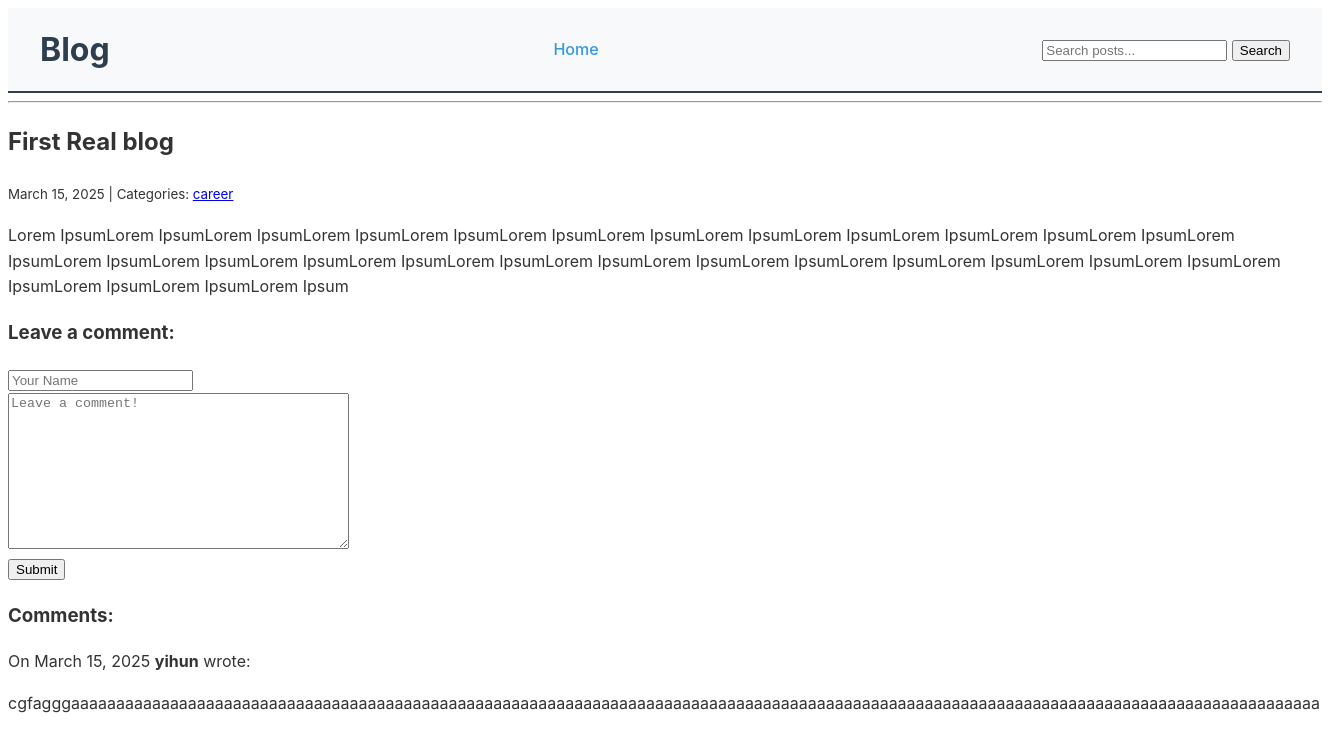
The app's page /post/4/, older data.
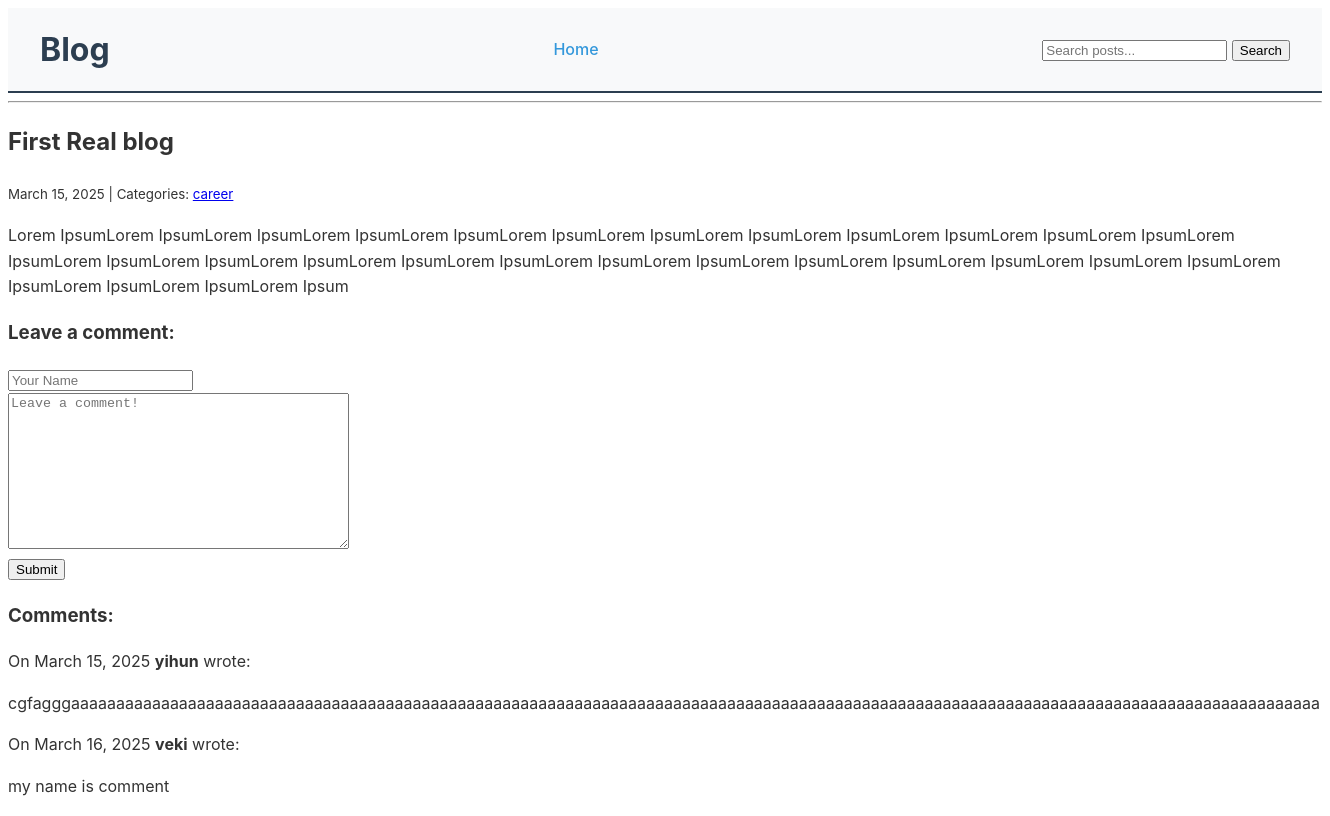
The same page, newer data.
### blog/models.py (models this page shows, shortened)
class Post(models.Model):
    title = models.CharField(max_length = 200)
    slug = models.SlugField(max_length=200, unique=True)
    author = models.ForeignKey(User, on_delete=models.CASCADE, related_name='blog_posts')
    body  = models.TextField()
    excerpt = models.TextField(max_length=500, blank=True)
    created_on = models.DateTimeField(auto_now_add=True)
    last_modified = models.DateTimeField(auto_now=True)
    categories = models.ManyToManyField("Category", related_name="posts")
    published = models.BooleanField(default=False)
    class Meta:
        ordering = ['-created_on']

class Category(models.Model):
    name = models.CharField(max_length = 30)
    class Meta:
        verbose_name_plural = "categories"

class Comment(models.Model):
    author = models.CharField(max_length = 30)
    body   = models.TextField()
    created_on = models.DateTimeField(auto_now_add=True)
    post = models.ForeignKey('Post',on_delete = models.CASCADE )

### blog/views.py (the view, shortened to what this page needs)
# urls.py: path("post/<int:pk>/", views.blog_detail, name="blog_detail"),
def blog_detail(request , pk):
    post = Post.objects.get( pk = pk)
    form = CommentForm()
    comments = Comment.objects.filter(post = post)
    context = {
        'post': post,
        'comments': comments,
        "form": CommentForm(),
    }
    return render(request, "blog/detail.html" , context)

### blog/forms.py
class CommentForm(forms.Form):
    author = forms.CharField(
        max_length = 60,
        widget=forms.TextInput(
            attrs = {
                "class": "form-control",
                "placeholder": "Your Name"
            }
        ),
    )
    body = forms.CharField(
        widget = forms.Textarea(
            attrs = {
                "class": "form-control",
                "placeholder": "Leave a comment!"
            }
        )
    )

### blog/templates/blog/detail.html (shortened to what this page needs)
{% extends "base.html" %}
{% block page_title %}
    <h2>{{ post.title }}</h2>
{% endblock page_title %}
{% block page_content %}
    <small>
        {{ post.created_on.date }} | Categories:
        {% for category in post.categories.all %}
            <a href="{% url 'blog_category' category.name %}">
                {{ category.name }}
            </a>
        {% endfor %}
    </small>
    <p>{{ post.body | linebreaks }}</p>
    <h3>Leave a comment:</h3>
    <form method="post">
        <div>
            {{ form.author }}
        </div>
        <div>
            {{ form.body }}
        </div>
        <button type="submit" class="btn btn-primary">Submit</button>
    </form>
    <h3>Comments:</h3>
    {% for comment in comments %}
        <p>
            On {{ comment.created_on.date }} <b>{{ comment.author }}</b> wrote:
        </p>
        <p>
            {{ comment.body | linebreaks }}
        </p>
    {% endfor %}
{% endblock page_content %}

### templates/base.html (shortened to what this page needs)
<!DOCTYPE html>
<html lang="en">
<head>
    {% load static %}
    <link rel="stylesheet" href="https://cdn.simplecss.org/simple.min.css">
    <link rel="stylesheet" href="{% static 'css/style.css' %}">
</head>
<body>
<div class="navbar">
    <h1>Blog </h1>
    <a href="{% url 'blog_index' %}">Home</a>
    <div>
        <form method="GET" action="{% url 'blog_search' %}">
            <input type="text" name="q" placeholder="Search posts...">
            <button type="submit">Search</button>
        </form>
    </div>
</div>
<hr>
{% block page_title %}{% endblock page_title %}
{% block page_content %}{% endblock page_content %}
</body>
</html>

### static/css/style.css (style rules this page uses)
:root { --primary-color: #2c3e50; --secondary-color: #3498db; --text-color: #333; --light-gray: #f8f9fa; --border-color: #dee2e6; }
body { font-family: -apple-system, BlinkMacSystemFont, 'Segoe UI', Roboto, 'Helvetica Neue', Arial, sans-serif; color: var(--text-color); line-height: 1.6; }
.navbar { background-color: var(--light-gray); padding: 1rem 2rem; border-bottom: 2px solid var(--primary-color); }
.navbar h1 { color: var(--primary-color); margin: 0; }
.navbar a { color: var(--secondary-color); text-decoration: none; font-weight: 500; }

### templates/base.html (style rules this page uses)
.navbar { display: flex; justify-content: space-between; align-items: center; }

Row changes from the older to the newer data that the page shows:
added Comment: created_on "March 16, 2025", author "veki", body "my name is comment"
